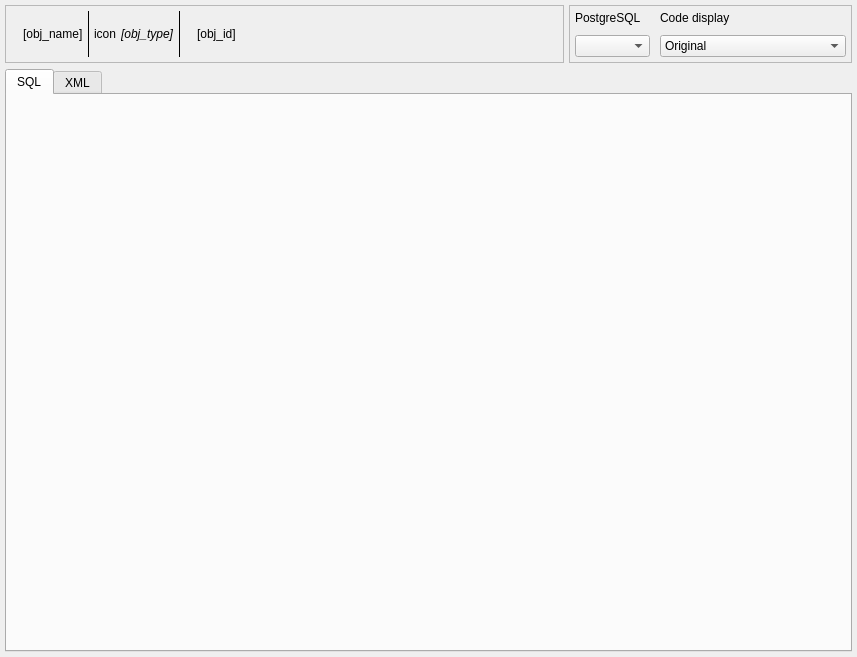
<?xml version="1.0" encoding="UTF-8"?>
<ui version="4.0">
 <class>CodePreviewWidget</class>
 <widget class="QWidget" name="CodePreviewWidget">
  <property name="geometry">
   <rect>
    <x>0</x>
    <y>0</y>
    <width>857</width>
    <height>657</height>
   </rect>
  </property>
  <property name="windowTitle">
   <string>Source code visualization</string>
  </property>
  <layout class="QVBoxLayout" name="code_preview_lt">
   <property name="leftMargin">
    <number>5</number>
   </property>
   <property name="topMargin">
    <number>5</number>
   </property>
   <property name="rightMargin">
    <number>5</number>
   </property>
   <property name="bottomMargin">
    <number>5</number>
   </property>
   <item>
    <layout class="QHBoxLayout" name="horizontalLayout_2">
     <property name="spacing">
      <number>5</number>
     </property>
     <property name="bottomMargin">
      <number>0</number>
     </property>
     <item>
      <widget class="QFrame" name="obj_name_frm">
       <property name="sizePolicy">
        <sizepolicy hsizetype="Expanding" vsizetype="Preferred">
         <horstretch>0</horstretch>
         <verstretch>0</verstretch>
        </sizepolicy>
       </property>
       <property name="frameShape">
        <enum>QFrame::Shape::StyledPanel</enum>
       </property>
       <layout class="QHBoxLayout" name="horizontalLayout_3">
        <property name="spacing">
         <number>5</number>
        </property>
        <property name="leftMargin">
         <number>5</number>
        </property>
        <property name="topMargin">
         <number>5</number>
        </property>
        <property name="rightMargin">
         <number>5</number>
        </property>
        <property name="bottomMargin">
         <number>5</number>
        </property>
        <item>
         <widget class="QLabel" name="name_icon_lbl">
          <property name="sizePolicy">
           <sizepolicy hsizetype="Fixed" vsizetype="Fixed">
            <horstretch>0</horstretch>
            <verstretch>0</verstretch>
           </sizepolicy>
          </property>
          <property name="maximumSize">
           <size>
            <width>32</width>
            <height>32</height>
           </size>
          </property>
          <property name="frameShape">
           <enum>QFrame::Shape::NoFrame</enum>
          </property>
          <property name="frameShadow">
           <enum>QFrame::Shadow::Plain</enum>
          </property>
          <property name="text">
           <string/>
          </property>
          <property name="pixmap">
           <pixmap resource="../../res/resources.qrc">:/icons/icons/objects.png</pixmap>
          </property>
          <property name="scaledContents">
           <bool>true</bool>
          </property>
          <property name="alignment">
           <set>Qt::AlignmentFlag::AlignCenter</set>
          </property>
         </widget>
        </item>
        <item>
         <widget class="QLabel" name="obj_name_lbl">
          <property name="sizePolicy">
           <sizepolicy hsizetype="Preferred" vsizetype="Preferred">
            <horstretch>0</horstretch>
            <verstretch>0</verstretch>
           </sizepolicy>
          </property>
          <property name="font">
           <font>
            <bold>false</bold>
           </font>
          </property>
          <property name="toolTip">
           <string/>
          </property>
          <property name="text">
           <string>[obj_name]</string>
          </property>
         </widget>
        </item>
        <item>
         <widget class="Line" name="separator_ln">
          <property name="maximumSize">
           <size>
            <width>1</width>
            <height>16777215</height>
           </size>
          </property>
          <property name="autoFillBackground">
           <bool>false</bool>
          </property>
          <property name="frameShadow">
           <enum>QFrame::Shadow::Plain</enum>
          </property>
          <property name="orientation">
           <enum>Qt::Orientation::Vertical</enum>
          </property>
         </widget>
        </item>
        <item>
         <widget class="QLabel" name="type_icon_lbl">
          <property name="sizePolicy">
           <sizepolicy hsizetype="Fixed" vsizetype="Fixed">
            <horstretch>0</horstretch>
            <verstretch>0</verstretch>
           </sizepolicy>
          </property>
          <property name="maximumSize">
           <size>
            <width>32</width>
            <height>32</height>
           </size>
          </property>
          <property name="frameShape">
           <enum>QFrame::Shape::NoFrame</enum>
          </property>
          <property name="frameShadow">
           <enum>QFrame::Shadow::Plain</enum>
          </property>
          <property name="text">
           <string>icon</string>
          </property>
          <property name="scaledContents">
           <bool>true</bool>
          </property>
          <property name="alignment">
           <set>Qt::AlignmentFlag::AlignCenter</set>
          </property>
         </widget>
        </item>
        <item>
         <widget class="QLabel" name="type_name_lbl">
          <property name="sizePolicy">
           <sizepolicy hsizetype="Preferred" vsizetype="Preferred">
            <horstretch>0</horstretch>
            <verstretch>0</verstretch>
           </sizepolicy>
          </property>
          <property name="font">
           <font>
            <italic>true</italic>
            <bold>false</bold>
           </font>
          </property>
          <property name="toolTip">
           <string/>
          </property>
          <property name="text">
           <string>[obj_type]</string>
          </property>
         </widget>
        </item>
        <item>
         <widget class="Line" name="separator2_ln">
          <property name="maximumSize">
           <size>
            <width>1</width>
            <height>16777215</height>
           </size>
          </property>
          <property name="autoFillBackground">
           <bool>false</bool>
          </property>
          <property name="frameShadow">
           <enum>QFrame::Shadow::Plain</enum>
          </property>
          <property name="orientation">
           <enum>Qt::Orientation::Vertical</enum>
          </property>
         </widget>
        </item>
        <item>
         <widget class="QLabel" name="oid_icon_lbl">
          <property name="sizePolicy">
           <sizepolicy hsizetype="Fixed" vsizetype="Fixed">
            <horstretch>0</horstretch>
            <verstretch>0</verstretch>
           </sizepolicy>
          </property>
          <property name="maximumSize">
           <size>
            <width>32</width>
            <height>32</height>
           </size>
          </property>
          <property name="frameShape">
           <enum>QFrame::Shape::NoFrame</enum>
          </property>
          <property name="frameShadow">
           <enum>QFrame::Shadow::Plain</enum>
          </property>
          <property name="text">
           <string/>
          </property>
          <property name="pixmap">
           <pixmap resource="../../res/resources.qrc">:/icons/icons/typeoid.png</pixmap>
          </property>
          <property name="scaledContents">
           <bool>true</bool>
          </property>
          <property name="alignment">
           <set>Qt::AlignmentFlag::AlignCenter</set>
          </property>
         </widget>
        </item>
        <item>
         <widget class="QLabel" name="obj_id_lbl">
          <property name="sizePolicy">
           <sizepolicy hsizetype="Expanding" vsizetype="Preferred">
            <horstretch>0</horstretch>
            <verstretch>0</verstretch>
           </sizepolicy>
          </property>
          <property name="font">
           <font>
            <bold>false</bold>
           </font>
          </property>
          <property name="toolTip">
           <string/>
          </property>
          <property name="text">
           <string>[obj_id]</string>
          </property>
         </widget>
        </item>
       </layout>
      </widget>
     </item>
     <item>
      <widget class="QFrame" name="code_opts_frm">
       <property name="minimumSize">
        <size>
         <width>0</width>
         <height>0</height>
        </size>
       </property>
       <property name="frameShape">
        <enum>QFrame::Shape::StyledPanel</enum>
       </property>
       <property name="frameShadow">
        <enum>QFrame::Shadow::Raised</enum>
       </property>
       <layout class="QHBoxLayout" name="horizontalLayout">
        <property name="spacing">
         <number>10</number>
        </property>
        <property name="leftMargin">
         <number>5</number>
        </property>
        <property name="topMargin">
         <number>5</number>
        </property>
        <property name="rightMargin">
         <number>5</number>
        </property>
        <property name="bottomMargin">
         <number>5</number>
        </property>
        <item>
         <layout class="QVBoxLayout" name="verticalLayout">
          <item>
           <widget class="QLabel" name="pgsql_lbl">
            <property name="sizePolicy">
             <sizepolicy hsizetype="Fixed" vsizetype="Fixed">
              <horstretch>0</horstretch>
              <verstretch>0</verstretch>
             </sizepolicy>
            </property>
            <property name="minimumSize">
             <size>
              <width>75</width>
              <height>0</height>
             </size>
            </property>
            <property name="maximumSize">
             <size>
              <width>16777215</width>
              <height>16777215</height>
             </size>
            </property>
            <property name="font">
             <font>
              <italic>false</italic>
             </font>
            </property>
            <property name="text">
             <string>PostgreSQL</string>
            </property>
           </widget>
          </item>
          <item>
           <widget class="QComboBox" name="version_cmb">
            <property name="sizePolicy">
             <sizepolicy hsizetype="Preferred" vsizetype="Preferred">
              <horstretch>0</horstretch>
              <verstretch>0</verstretch>
             </sizepolicy>
            </property>
            <property name="minimumSize">
             <size>
              <width>0</width>
              <height>0</height>
             </size>
            </property>
            <property name="maximumSize">
             <size>
              <width>16777215</width>
              <height>16777215</height>
             </size>
            </property>
            <property name="insertPolicy">
             <enum>QComboBox::InsertPolicy::InsertAtBottom</enum>
            </property>
            <property name="iconSize">
             <size>
              <width>28</width>
              <height>28</height>
             </size>
            </property>
           </widget>
          </item>
         </layout>
        </item>
        <item>
         <layout class="QVBoxLayout" name="verticalLayout_2">
          <item>
           <widget class="QLabel" name="label">
            <property name="sizePolicy">
             <sizepolicy hsizetype="Fixed" vsizetype="Fixed">
              <horstretch>0</horstretch>
              <verstretch>0</verstretch>
             </sizepolicy>
            </property>
            <property name="text">
             <string>Code display</string>
            </property>
            <property name="indent">
             <number>0</number>
            </property>
           </widget>
          </item>
          <item>
           <widget class="QComboBox" name="code_options_cmb">
            <property name="sizePolicy">
             <sizepolicy hsizetype="Preferred" vsizetype="Fixed">
              <horstretch>0</horstretch>
              <verstretch>0</verstretch>
             </sizepolicy>
            </property>
            <property name="toolTip">
             <string>&lt;strong&gt;Original:&lt;/strong&gt; generates only the original SQL code of the selected object.&lt;br/&gt;&lt;br/&gt;&lt;strong&gt;Dependencies:&lt;/strong&gt; generates the original code including all dependencies needed to properly create the selected  object. &lt;br/&gt;&lt;br/&gt;&lt;strong&gt;Children:&lt;/strong&gt; generates the original code including all children's SQL code. This option is used only for schemas, tables, and views.</string>
            </property>
            <property name="statusTip">
             <string/>
            </property>
            <item>
             <property name="text">
              <string>Original</string>
             </property>
            </item>
            <item>
             <property name="text">
              <string>Original + depedencies' SQL</string>
             </property>
            </item>
            <item>
             <property name="text">
              <string>Original + children's SQL</string>
             </property>
            </item>
           </widget>
          </item>
         </layout>
        </item>
       </layout>
      </widget>
     </item>
    </layout>
   </item>
   <item>
    <widget class="QTabWidget" name="sourcecode_twg">
     <property name="tabPosition">
      <enum>QTabWidget::TabPosition::North</enum>
     </property>
     <property name="currentIndex">
      <number>0</number>
     </property>
     <property name="iconSize">
      <size>
       <width>22</width>
       <height>22</height>
      </size>
     </property>
     <widget class="QWidget" name="sqlcode_tab">
      <attribute name="icon">
       <iconset resource="../../res/resources.qrc">
        <normaloff>:/icons/icons/sqlcode.png</normaloff>:/icons/icons/sqlcode.png</iconset>
      </attribute>
      <attribute name="title">
       <string>SQL</string>
      </attribute>
      <layout class="QVBoxLayout" name="verticalLayout_3">
       <property name="spacing">
        <number>5</number>
       </property>
       <property name="leftMargin">
        <number>5</number>
       </property>
       <property name="topMargin">
        <number>5</number>
       </property>
       <property name="rightMargin">
        <number>5</number>
       </property>
       <property name="bottomMargin">
        <number>5</number>
       </property>
       <item>
        <widget class="QWidget" name="sqlcode_wgt" native="true">
         <property name="sizePolicy">
          <sizepolicy hsizetype="Expanding" vsizetype="Expanding">
           <horstretch>0</horstretch>
           <verstretch>0</verstretch>
          </sizepolicy>
         </property>
        </widget>
       </item>
      </layout>
     </widget>
     <widget class="QWidget" name="xmlcode_tab">
      <attribute name="icon">
       <iconset resource="../../res/resources.qrc">
        <normaloff>:/icons/icons/xmlcode.png</normaloff>:/icons/icons/xmlcode.png</iconset>
      </attribute>
      <attribute name="title">
       <string>XML</string>
      </attribute>
      <layout class="QGridLayout" name="gridLayout_3">
       <property name="leftMargin">
        <number>5</number>
       </property>
       <property name="topMargin">
        <number>5</number>
       </property>
       <property name="rightMargin">
        <number>5</number>
       </property>
       <property name="bottomMargin">
        <number>5</number>
       </property>
       <property name="spacing">
        <number>5</number>
       </property>
       <item row="0" column="0" colspan="2">
        <widget class="QWidget" name="xmlcode_wgt" native="true">
         <property name="sizePolicy">
          <sizepolicy hsizetype="Preferred" vsizetype="Expanding">
           <horstretch>0</horstretch>
           <verstretch>0</verstretch>
          </sizepolicy>
         </property>
        </widget>
       </item>
      </layout>
     </widget>
    </widget>
   </item>
  </layout>
 </widget>
 <tabstops>
  <tabstop>sourcecode_twg</tabstop>
 </tabstops>
 <resources>
  <include location="../../res/resources.qrc"/>
 </resources>
 <connections/>
</ui>
